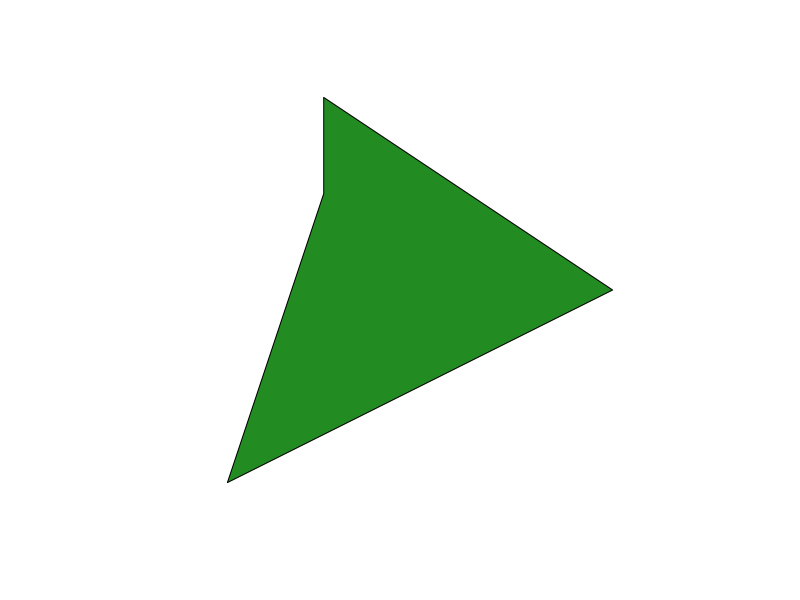
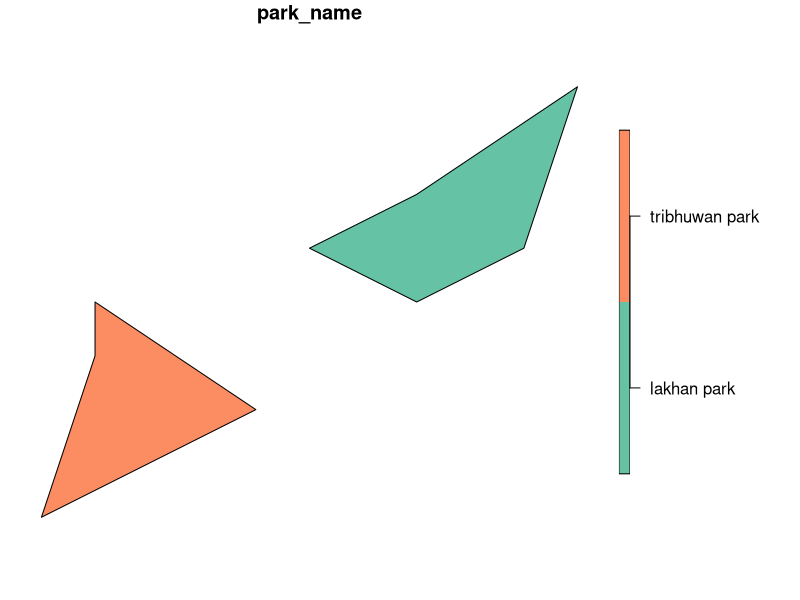

These charts were generated, in order, by the following R code:
#loading library
library(sf)

#creating matrix of line string with same first and last points
a_polygon_vertex_matrix <- rbind(c(1,1),
                                 c(2,4),
                                 c(2,5),
                                 c(5,3),
                                 c(1,1))
a_polygon_list = list(a_polygon_vertex_matrix)
a_polygon_list


#creating a simple feature geometry
polygon_sfg <- st_polygon(a_polygon_list)
plot(polygon_sfg, col="forestgreen")


#creating sf object with multiple polygons, attribute info and defined crs
poly1<- polygon_sfg
poly2 <- st_polygon(list(
  rbind(
    c(6,6),c(8,7),c(11,9), c(10,6),c(8,5),c(6,6)
  )
))

poly_att <- data.frame(park_name =c("tribhuwan park","lakhan park"))

poly_sfc <- st_sfc(poly1, poly2, crs=4326)

poly_sfc

poly_sf <- st_sf(poly_att, geometry= poly_sfc)
plot(poly_sf)
